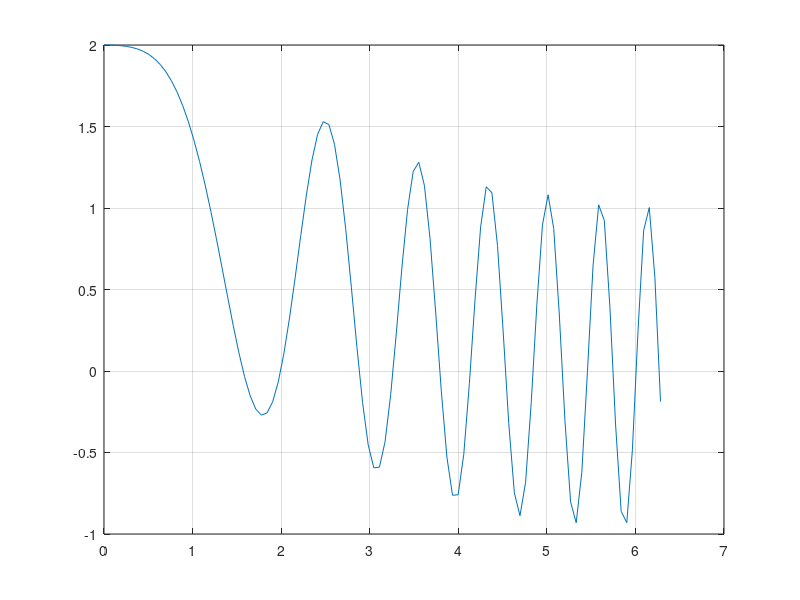

Here is the MATLAB script that generated this plot: (Note: this script raises an error after producing the figure.)
x = linspace(0,2*pi,100);
f = exp(-0.1*x.^2)+cos(x.^2);
plot(x,f);
grid on
[x_m,y_m] = fminbnd(@extr,1,2)

%%
x = linspace(0,2*pi/3,100);
f = 1./(1*cos(x)+2*sin(x)).^2;
plot(x,f);
grid on
[x_m,y_m] = fminbnd(@extr1,1,2)

%%
x = linspace(0,4,100);
f = 2-abs(x).*exp(-abs(x-1));
plot(x,f);
grid on
[x_m,y_m] = fminbnd(@extr2,0,2)

%%
x = linspace(0,1,100);
a = 4;
f = x.^a.*log(x);
plot(x,f);
grid on
[x_m,y_m] = fminbnd(@extr3,0,1)

%%
x = linspace(-1,1,100);
a = 3; b = 7;
f = x.^a.*exp(-1*b.*x);
plot(x,f);
grid on
[x_m,y_m] = fminbnd(@extr4,-1,1)